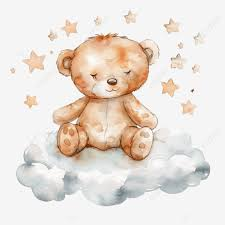
#> input picture images.jpg, 225 x 225 px, found by its file name
$ python Bai3.py
#> lines starting #> are read from the running program, lines starting #| are printed output that depends on the picture
import cv2
import numpy as np
import pandas as pd
import time
from sklearn.svm import SVC
from sklearn.neighbors import KNeighborsClassifier
from sklearn.tree import DecisionTreeClassifier
from sklearn.model_selection import train_test_split
from sklearn.metrics import accuracy_score, precision_score, recall_score
from sklearn.preprocessing import StandardScaler


# 1. Đọc và tiền xử lý hình ảnh
def read_and_preprocess_image(file_path, target_size=(64, 64)):
    """
    Đọc ảnh từ đường dẫn và chuyển đổi về kích thước target_size.
    Chuyển ảnh sang định dạng xám (grayscale) để đơn giản hóa.
    """
#> called with file_path = 'D:/pyhton/images.jpg', target_size = (64, 64)
    image = cv2.imread(file_path)
#> image is the input picture: shape (225, 225, 3); mean B, G, R 217.1, 224.7, 233.2
    image = cv2.resize(image, target_size)  # Resize ảnh về kích thước cố định
#> image: shape (64, 64, 3)
    image = cv2.cvtColor(image, cv2.COLOR_BGR2GRAY)  # Chuyển đổi ảnh sang grayscale
#> image: shape (64, 64)
    return image.flatten()  # Chuyển ảnh sang dạng vector 1D


# Đọc các hình ảnh đã tải lên
image_1 = read_and_preprocess_image("D:/pyhton/images.jpg")
#> image_1 = 4096 values, max 254 at index 2868, min 32 at index 1370, mean 226.4
image_2 = read_and_preprocess_image("D:/pyhton/anh2.jpg")
#> call 2 of read_and_preprocess_image, with file_path = 'D:/pyhton/anh2.jpg', target_size = (64, 64)
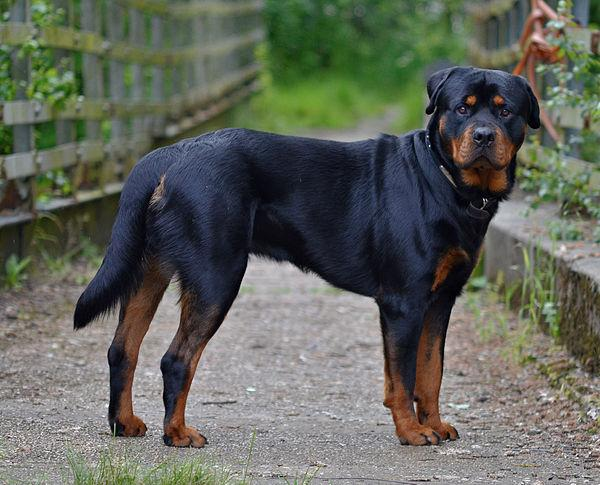
#> input picture anh2.jpg, 600 x 485 px, found by its file name
#> in read_and_preprocess_image, image is the input picture: shape (485, 600, 3); mean B, G, R 91.5, 101.2, 97.4
#> in read_and_preprocess_image (call 2), `image = cv2.cvtColor(image, cv2.COLOR_BGR2GRAY)`:
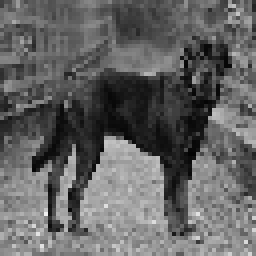
#> image: shape (64, 64) (shown 4 times larger); min 4, max 240, mean 99.3
#> image_2 = 4096 values, max 240 at index 3403, min 4 at index 2479, mean 99.26
image_3 = read_and_preprocess_image("D:/pyhton/anh3.jpg")
#> call 3 of read_and_preprocess_image, with file_path = 'D:/pyhton/anh3.jpg', target_size = (64, 64)
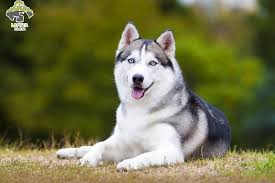
#> input picture anh3.jpg, 275 x 183 px, found by its file name
#> in read_and_preprocess_image, image is the input picture: shape (183, 275, 3); mean B, G, R 72.8, 113.6, 113.9
#> in read_and_preprocess_image (call 3), `image = cv2.cvtColor(image, cv2.COLOR_BGR2GRAY)`:
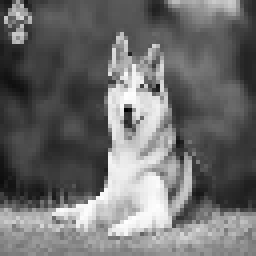
#> image: shape (64, 64) (shown 4 times larger); min 2, max 254, mean 109.2
#> image_3 = 4096 values, max 254 at index 1503, min 2 at index 1759, mean 109.2
image_4 = read_and_preprocess_image("D:/pyhton/anh4.jpg")
#> call 4 of read_and_preprocess_image, with file_path = 'D:/pyhton/anh4.jpg', target_size = (64, 64)
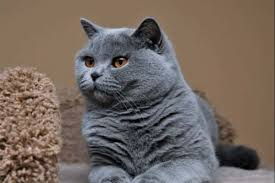
#> input picture anh4.jpg, 275 x 183 px, found by its file name
#> in read_and_preprocess_image, image is the input picture: shape (183, 275, 3); mean B, G, R 96, 103.8, 115.9
#> in read_and_preprocess_image (call 4), `image = cv2.resize(image, target_size)`:
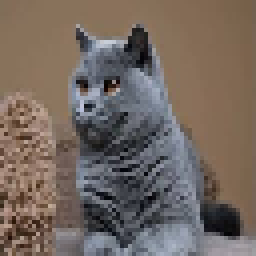
#> image: shape (64, 64, 3) (shown 4 times larger); mean B, G, R 96, 103.8, 116
#> in read_and_preprocess_image (call 4), `image = cv2.cvtColor(image, cv2.COLOR_BGR2GRAY)`:
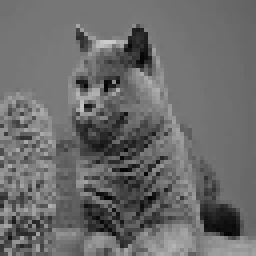
#> image: shape (64, 64) (shown 4 times larger); min 3, max 205, mean 106.6
#> image_4 = 4096 values, max 205 at index 666, min 3 at index 3173, mean 106.6
#> (the run stopped early here; a loop or call above may not have finished)
